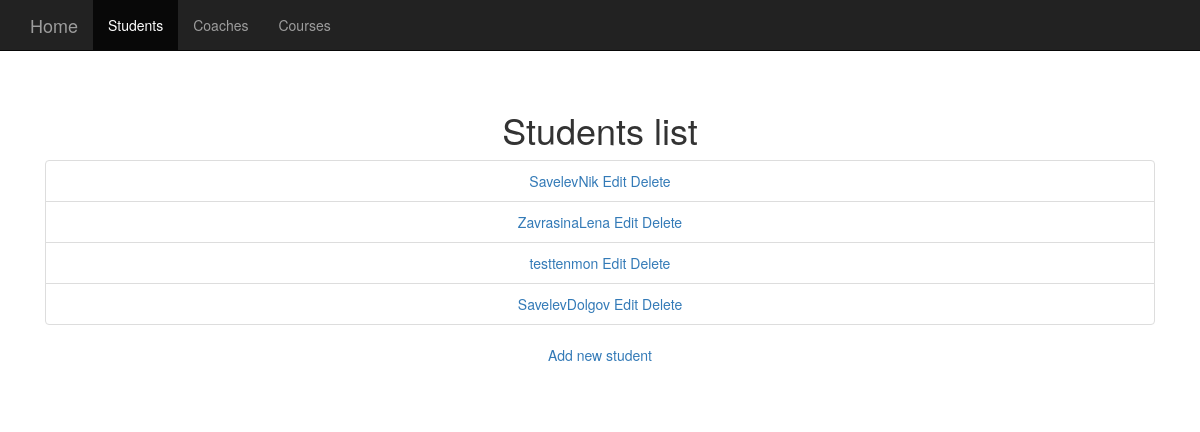
The page /students/ on the database its author committed.
### students/models.py (models this page shows, shortened)
class Student(models.Model):
    PACKAGE_CHOICES = (
        ('s', 'Standard'),
        ('g', 'Gold'),
        ('p', 'Platinum')
    )
    name = models.CharField(max_length=255)
    surname = models.CharField(max_length=255)
    date_of_birth = models.DateField()
    email = models.EmailField()
    phone = models.CharField(max_length=30, blank=True)
    courses = models.ManyToManyField(Course, blank=True)
    package = models.CharField(max_length=30, choices=PACKAGE_CHOICES, default='s')

### students/views.py (the view)
# urls.py: path('', views.students_list, name='list'),
def students_list(request):
    students = Student.objects.all()
    return render(request, 'students/students_list.html', {'students': students})

### templates/students/students_list.html
{% extends "students/base.html" %}
{% block content %}
      <div class="starter-template">
        <h1>Students list</h1>
        <ul class="list-group">
        {% for student in students %}
            <li class="list-group-item"><a href="{% url 'students:list' %}{{ student.id }}">{{ student.surname }}{{ student.name }}</a> <a href="{% url 'students:student_edit' student.id %}">  Edit</a> <a href="{% url 'students:student_delete' student.id %}">  Delete</a></li>
        {% endfor %}
        </ul>
      <a href="{% url 'students:student_add'%}">  Add new student</a
      </div>
{% endblock content %}

### static/examples/starter-template.css (style rules this page uses)
body { padding-top: 50px; }
.starter-template { padding: 40px 15px; text-align: center; }

### rows shown on the page
Student: surname "Savelev", name "Nik"
Student: surname "Zavrasina", name "Lena"
Student: surname "test", name "tenmon"
Student: surname "Savelev", name "Dolgov"
